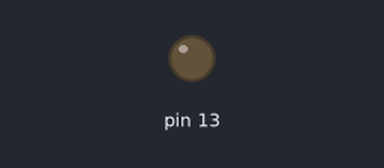
Recording of a sketch running on a simulated Arduino Uno, built with avr-gcc and run on an emulated ATmega328P. Shown: output pins drawn as LEDs (lit = HIGH).

Above: at 0.3 s.
At 2.4 s:
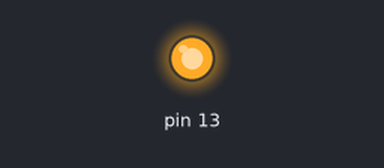
Timing chart, 0 to 3.7 s (numbered marks = the images above):
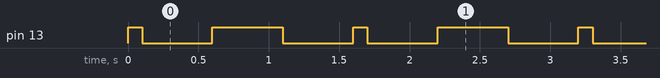

The sketch:

sketch_oct29a.ino
```cpp
void setup() {
  // Инициализируем цифровой вход/выход в режиме выхода.
  // Выход 13 на большинстве плат Arduino подключен к светодиоду на плате.
  pinMode(13, OUTPUT);
}

void loop() {
  digitalWrite(13, HIGH);   // зажигаем светодиод
  delay(100);              // ждем секунду
  digitalWrite(13, LOW);    // выключаем светодиод
  delay(500);              // ждем секунду
  digitalWrite(13, HIGH);
  delay(500);
  digitalWrite(13, LOW);
  delay(500);
}
```

Measured:
- by itself, pin 13: repeats every 1.6 s: LOW 0.50 s, HIGH 0.50 s, LOW 0.50 s, HIGH 0.10 s
- by itself, everything shown: repeats every 1.6 s, in 4 steps
